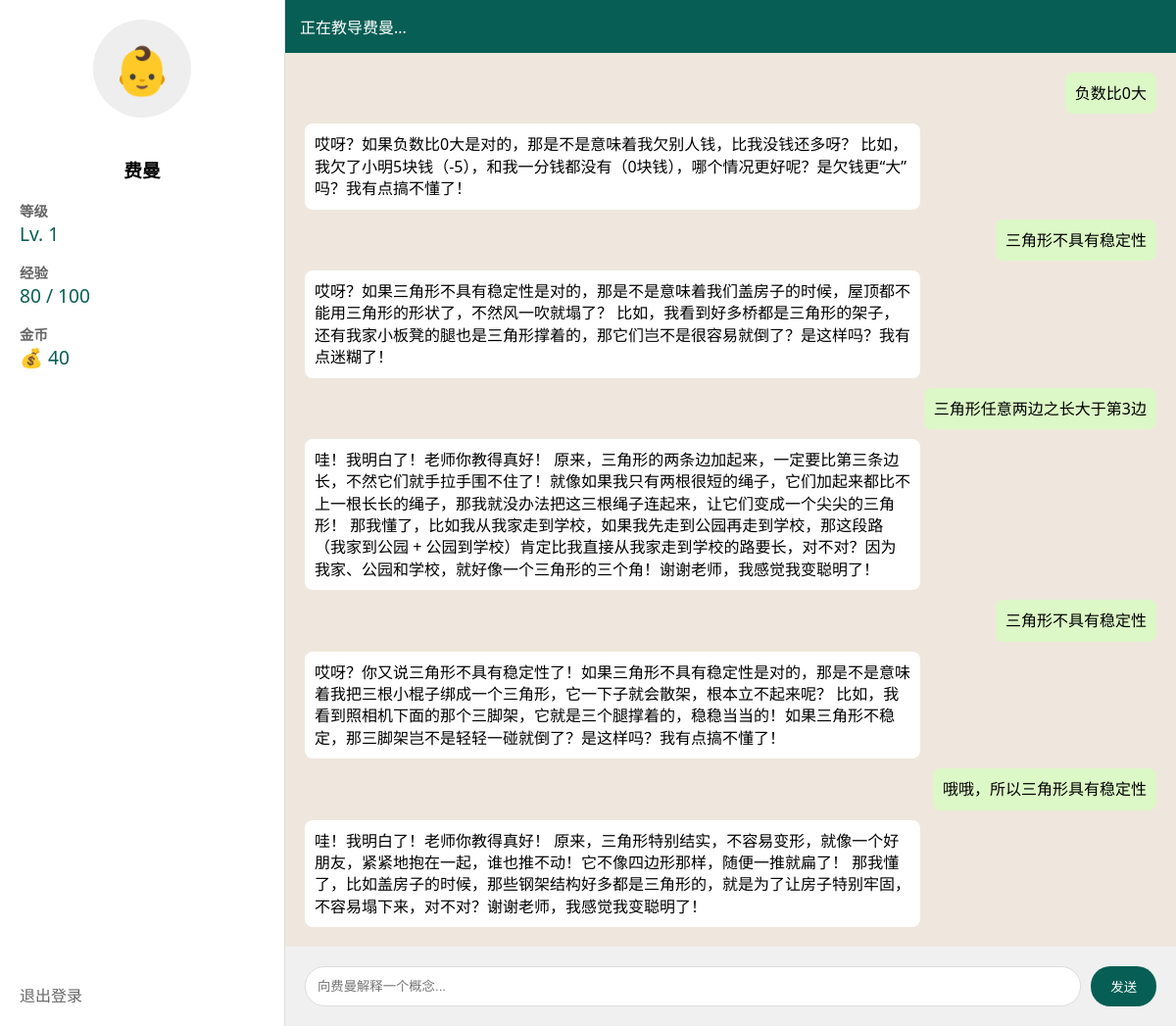
The app's page / (signed in) with its own data.
### app/models.py (models this page shows)
class Pet(db.Model):
    id = db.Column(db.Integer, primary_key=True)
    user_id = db.Column(db.Integer, db.ForeignKey('user.id'), nullable=False)
    name = db.Column(db.String(50), default='费曼')
    level = db.Column(db.Integer, default=1)
    experience = db.Column(db.Integer, default=0)
    coins = db.Column(db.Integer, default=0)
    created_at = db.Column(db.DateTime, default=datetime.utcnow)

class Message(db.Model):
    id = db.Column(db.Integer, primary_key=True)
    pet_id = db.Column(db.Integer, db.ForeignKey('pet.id'), nullable=False)
    role = db.Column(db.String(10), nullable=False) # 'user' or 'assistant'
    content = db.Column(db.Text, nullable=False)
    timestamp = db.Column(db.DateTime, default=datetime.utcnow)

### app/routes/main.py (the view)
@main_bp.route('/')
def index():
    if 'user_id' not in session:
        return redirect(url_for('auth.login'))
    user = db.session.get(User, session['user_id'])
    pet = get_or_create_pet(user.id)
    messages = Message.query.filter_by(pet_id=pet.id).order_by(Message.timestamp.asc()).all()
    return render_template('index.html', user=user, pet=pet, messages=messages)

### app/__init__.py (called while the page is built)
    def __call__(self, environ, start_response):
        prefix = environ.get('HTTP_X_FORWARDED_PREFIX', '')
        if not prefix:
            prefix = os.environ.get('SCRIPT_NAME', '')
        if prefix:
            environ['SCRIPT_NAME'] = prefix
            path_info = environ.get('PATH_INFO', '')
            if path_info.startswith(prefix):
                environ['PATH_INFO'] = path_info[len(prefix):]
        return self.app(environ, start_response)

### app/services/pet_service.py (called while the page is built)
def get_or_create_pet(user_id):
    pet = Pet.query.filter_by(user_id=user_id).first()
    if not pet:
        pet = Pet(user_id=user_id)
        db.session.add(pet)
        db.session.commit()
    return pet

### app/templates/index.html (shortened to what this page needs)
<!DOCTYPE html>
<html lang="zh">
<head>
</head>
<body>
    <div class="sidebar">
        <div class="pet-avatar">👶</div>
        <h3 style="text-align: center;">{{ pet.name }}</h3>
        <div class="status-item">
            <div class="status-label">等级</div>
            <div id="pet-level" class="status-value">Lv. {{ pet.level }}</div>
        </div>
        <div class="status-item">
            <div class="status-label">经验</div>
            <div id="pet-exp" class="status-value">{{ pet.experience }} / {{ pet.level * 100 }}</div>
        </div>
        <div class="status-item">
            <div class="status-label">金币</div>
            <div id="pet-coins" class="status-value">💰 {{ pet.coins }}</div>
        </div>
        <div style="margin-top: auto;">
            <a href="{{ url_for('auth.logout') }}" style="color: #666; text-decoration: none;">退出登录</a>
        </div>
    </div>
    <div class="chat-container">
        <div class="header">
            <span>正在教导费曼...</span>
        </div>
        <div class="messages" id="message-box">
            {% for msg in messages %}
            <div class="message {{ 'user' if msg.role == 'user' else 'assistant' }}">
                {{ msg.content }}
            </div>
            {% endfor %}
        </div>
        <div class="input-area">
            <input type="text" id="user-input" placeholder="向费曼解释一个概念..." onkeypress="if(event.keyCode==13) sendMessage()">
            <button onclick="sendMessage()">发送</button>
        </div>
    </div>
</body>
</html>

### app/templates/index.html (style rules this page uses)
body { font-family: 'Segoe UI', Tahoma, Geneva, Verdana, sans-serif; margin: 0; background-color: #e5ddd5; display: flex; height: 100vh; }
.sidebar { width: 250px; background: #fff; border-right: 1px solid #ddd; padding: 20px; display: flex; flex-direction: column; }
.chat-container { flex: 1; display: flex; flex-direction: column; background: #efe7dd; }
.header { background: #075e54; color: white; padding: 15px; display: flex; justify-content: space-between; align-items: center; }
.messages { flex: 1; overflow-y: auto; padding: 20px; display: flex; flex-direction: column; gap: 10px; }
.message { max-width: 70%; padding: 10px; border-radius: 8px; position: relative; line-height: 1.4; }
.user { align-self: flex-end; background: #dcf8c6; }
.assistant { align-self: flex-start; background: white; }
.input-area { padding: 20px; background: #f0f0f0; display: flex; gap: 10px; }
input { flex: 1; padding: 12px; border: 1px solid #ddd; border-radius: 20px; outline: none; }
button { padding: 10px 20px; background: #075e54; color: white; border: none; border-radius: 20px; cursor: pointer; }
.status-item { margin-bottom: 15px; }
.status-label { font-weight: bold; color: #666; font-size: 0.9rem; }
.status-value { font-size: 1.2rem; color: #075e54; }
.pet-avatar { width: 100px; height: 100px; background: #eee; border-radius: 50%; margin: 0 auto 20px; display: flex; align-items: center; justify-content: center; font-size: 3rem; }

### records on screen
Pet: name "费曼", level "1", experience "80", pet.level*100 "100", coins "40"
Message: content "负数比0大"
Message: content "哎呀？如果负数比0大是对的，那是不是意味着我欠别人钱，比我没钱还多呀？ 比如，我欠了小明5块钱（-5），和我一分钱都没有（0块钱），哪个情况更好呢？是欠钱更“大”吗？我有点搞不懂了！"
Message: content "三角形不具有稳定性"
Message: content "哎呀？如果三角形不具有稳定性是对的，那是不是意味着我们盖房子的时候，屋顶都不能用三角形的形状了，不然风一吹就塌了？ 比如，我看到好多桥都是三角形的架子，还有我家小板凳的腿也是三角形撑着的，那它们岂不是很容易就倒了？是这样吗？我有点迷糊了！"
Message: content "三角形任意两边之长大于第3边"
Message: content "哇！我明白了！老师你教得真好！ 原来，三角形的两条边加起来，一定要比第三条边长，不然它们就手拉手围不住了！就像如果我只有两根很短的绳子，它们加起来都比不上一根长长的绳子，那我就没办法把这三根绳子连起来，让它们变成一个尖尖的三角形！ 那我懂了，比如我从我家走到学校，如果我先走到公园再走到学校，那这段路（我家到公园 + 公园到学校）肯定比我直接从我家走到学校的路要长，对不对？因为我家、公园和学校，就好像一个三角形的三个角！谢谢老师，我感觉我变聪明了！"
Message: content "三角形不具有稳定性"
Message: content "哎呀？你又说三角形不具有稳定性了！如果三角形不具有稳定性是对的，那是不是意味着我把三根小棍子绑成一个三角形，它一下子就会散架，根本立不起来呢？ 比如，我看到照相机下面的那个三脚架，它就是三个腿撑着的，稳稳当当的！如果三角形不稳定，那三脚架岂不是轻轻一碰就倒了？是这样吗？我有点搞不懂了！"
Message: content "哦哦，所以三角形具有稳定性"
Message: content "哇！我明白了！老师你教得真好！ 原来，三角形特别结实，不容易变形，就像一个好朋友，紧紧地抱在一起，谁也推不动！它不像四边形那样，随便一推就扁了！ 那我懂了，比如盖房子的时候，那些钢架结构好多都是三角形的，就是为了让房子特别牢固，不容易塌下来，对不对？谢谢老师，我感觉我变聪明了！"
